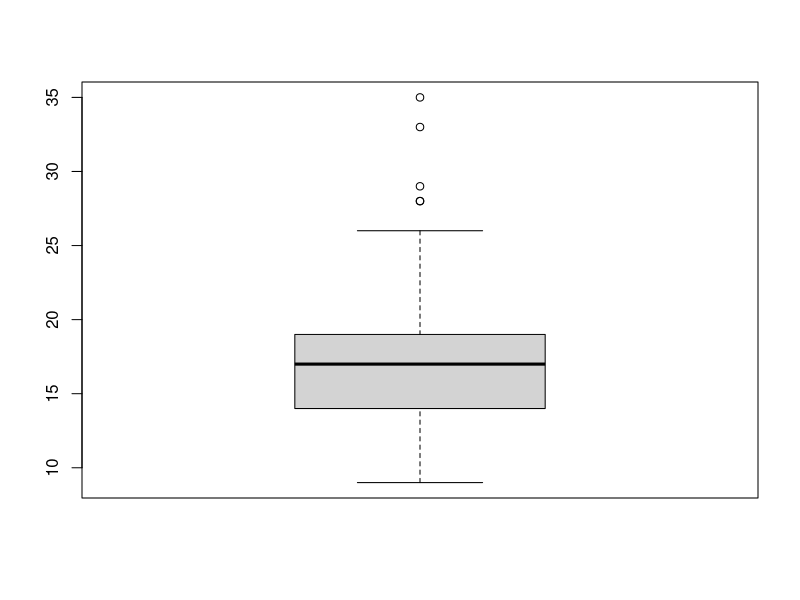
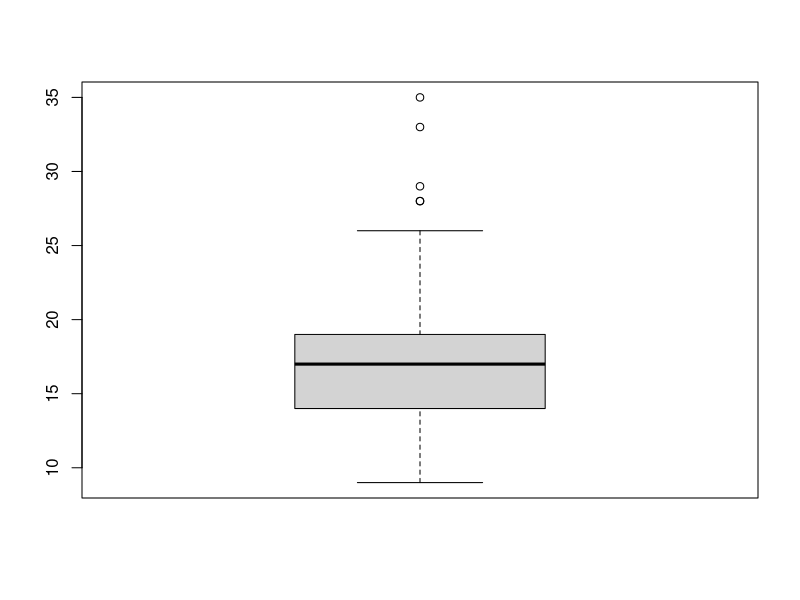
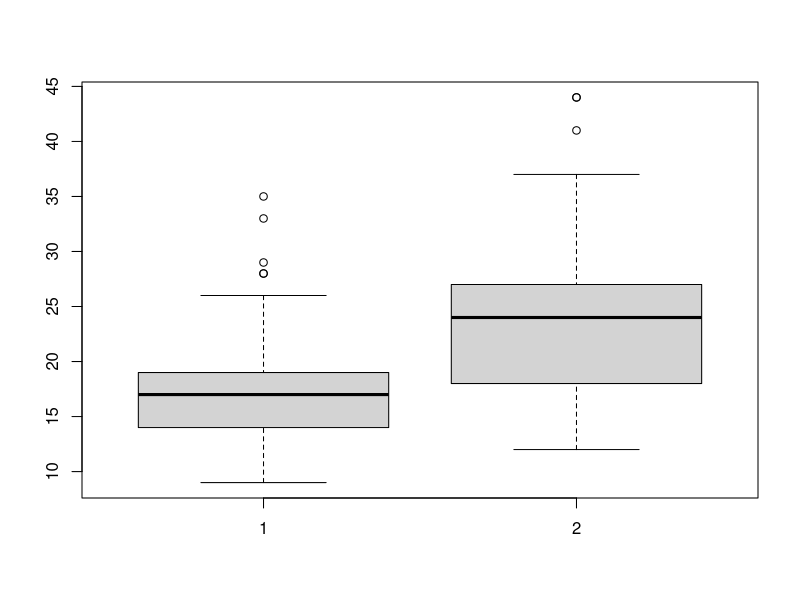
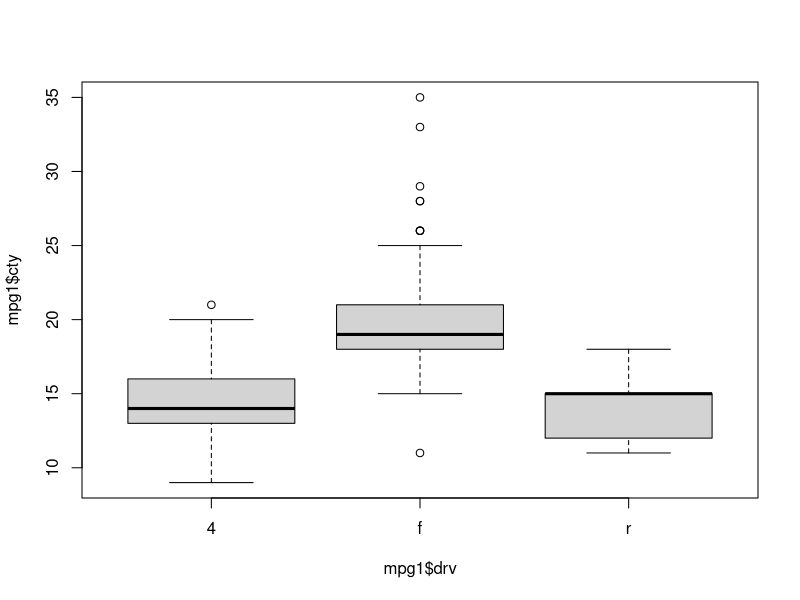
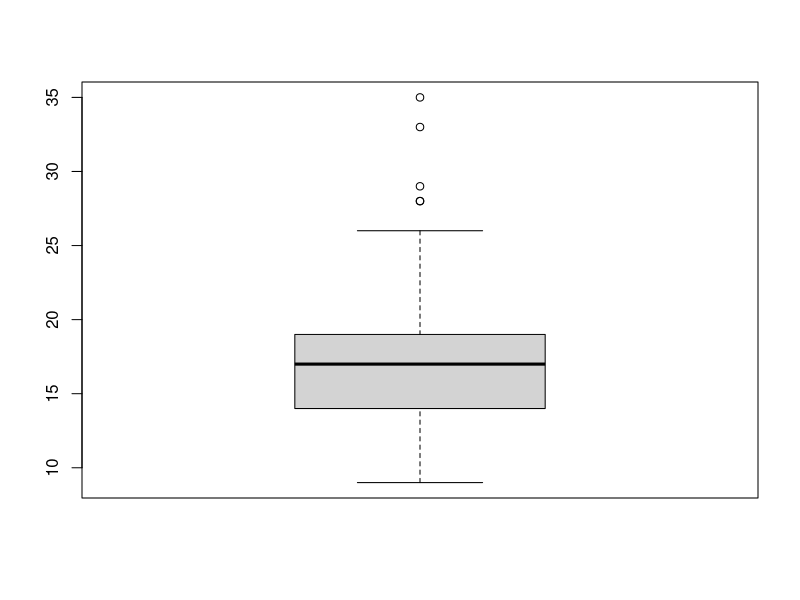

The R source for these figures, in order:
## ---- chunk 1
knitr::opts_chunk$set(echo = TRUE)
## ---- chunk 2
library(dplyr)
glimpse(iris)
## ---- chunk 3
exam_na <- read.csv("data/exam_na.csv")
str(exam_na)
## ---- chunk 4
is.na(exam_na)  # TRUE 가 결측치
## ---- chunk 5
table(is.na(exam_na))          #FALSE 는 결측치가 아닌것, TRUE 는 결측치
## ---- chunk 6
table(is.na(exam_na$korean))
## ---- chunk 7
summary(is.na(exam_na))
## ---- chunk 8
summary(exam_na)   # NA's 값이 결측치의 개수
## ---- chunk 9
mean(exam_na$korean, na.rm = TRUE)  #TRUE는 제거, FALSE는 제거 안함
## ---- chunk 10
exam_na %>% filter(is.na(korean))   #결측치가 있는 열
## ---- chunk 11
exam_na %>% filter(!is.na(korean))  #!는 not의 의미
## ---- chunk 12
exam_na$korean   # korean 성적에서 4번째가 NA
   
## ---- chunk 13
mean(exam_na$korean, na.rm = TRUE)
## ---- chunk 14
exam_na$korean <- ifelse(is.na(exam_na$korean),90.25,exam_na$korean)  #ifelse()함수 이용
## ---- chunk 15
exam_na$korean 
## ---- chunk 16
mpg1_out <- read.csv("data/mpg1_out.csv")
glimpse(mpg1_out)
## ---- chunk 17
table(mpg1_out$trans)
## ---- chunk 18
mpg1_out %>% filter(trans != 3)
## ---- chunk 19
mpg1_out$trans <- ifelse(mpg1_out$trans == 3, NA, mpg1_out$trans)
# trans의 값이 3이면 결측치(NA)로 바꿔주고, 아니면 그대로 두어라
table(is.na(mpg1_out$trans))
## ---- chunk 20
result <- mpg1_out %>% filter(!is.na(trans))  # 결측치가 아닌 것들을 'result' 데이터로 지정
## ---- chunk 21
table(is.na(result$trans)) 
## ---- chunk 22
mpg1 <- read.csv("data/mpg1.csv")
boxplot(mpg1$cty)
## ---- chunk 23
boxplot(mpg1$cty)$stats
## ---- chunk 24
boxplot(mpg1$cty, mpg1$hwy)$stats 
## ---- chunk 25
boxplot(mpg1$cty~mpg1$drv)$stats 
## ---- chunk 26
boxplot(mpg1$cty)$stats      
## ---- chunk 27
mpg1$cty <- ifelse(mpg1$cty>26|mpg1$cty<9, NA, mpg1$cty)
# cty 값이 26 초과, 9 미만인 경우에 결측치(NA)로 처리하고, 아닌경우 그대로 둔다.


## ---- chunk 28
table(is.na(mpg1$cty))
## ---- chunk 29
mean(mpg1$cty,na.rm = TRUE)  
## ---- chunk 30
mpg1$cty <- ifelse(mpg1$cty>=9 & mpg1$cty<=26, mpg1$cty, NA)
# cty 값이 9 이상 26 이하인 경우 그대로 두고, 아닌경우 결측치(NA)로 처리한다.
